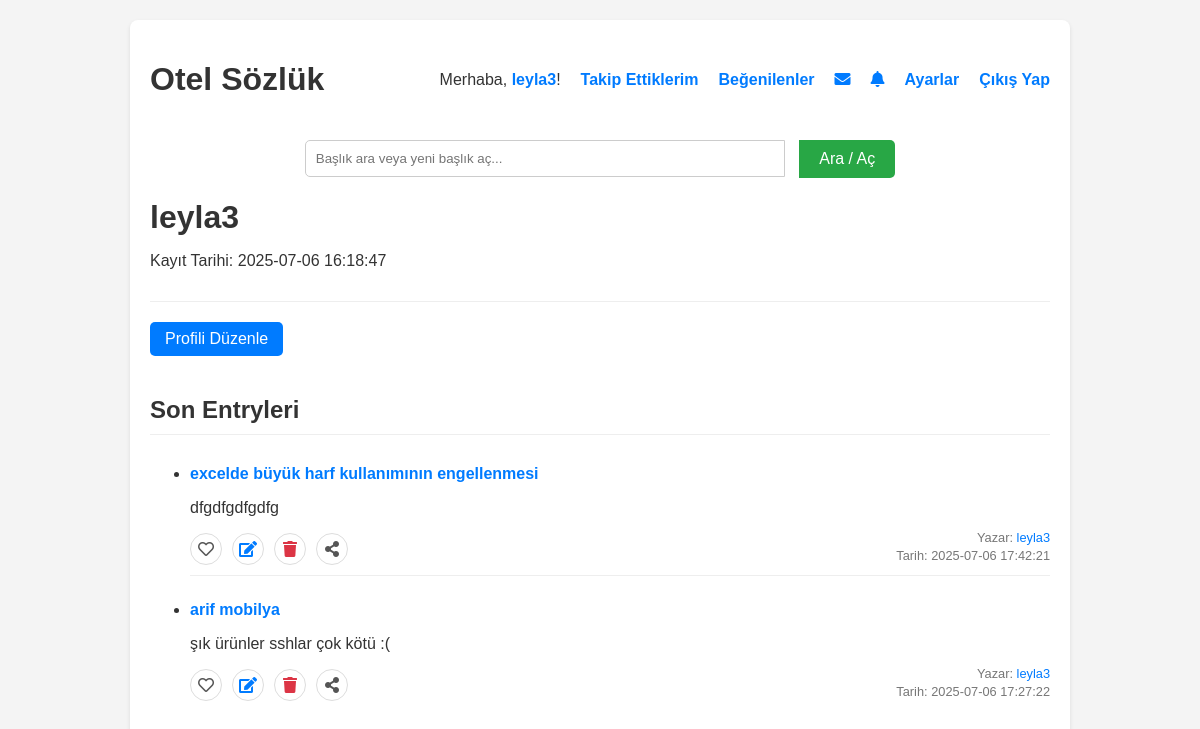
The page /profil/leyla3 (signed in) on the database as committed earlier.
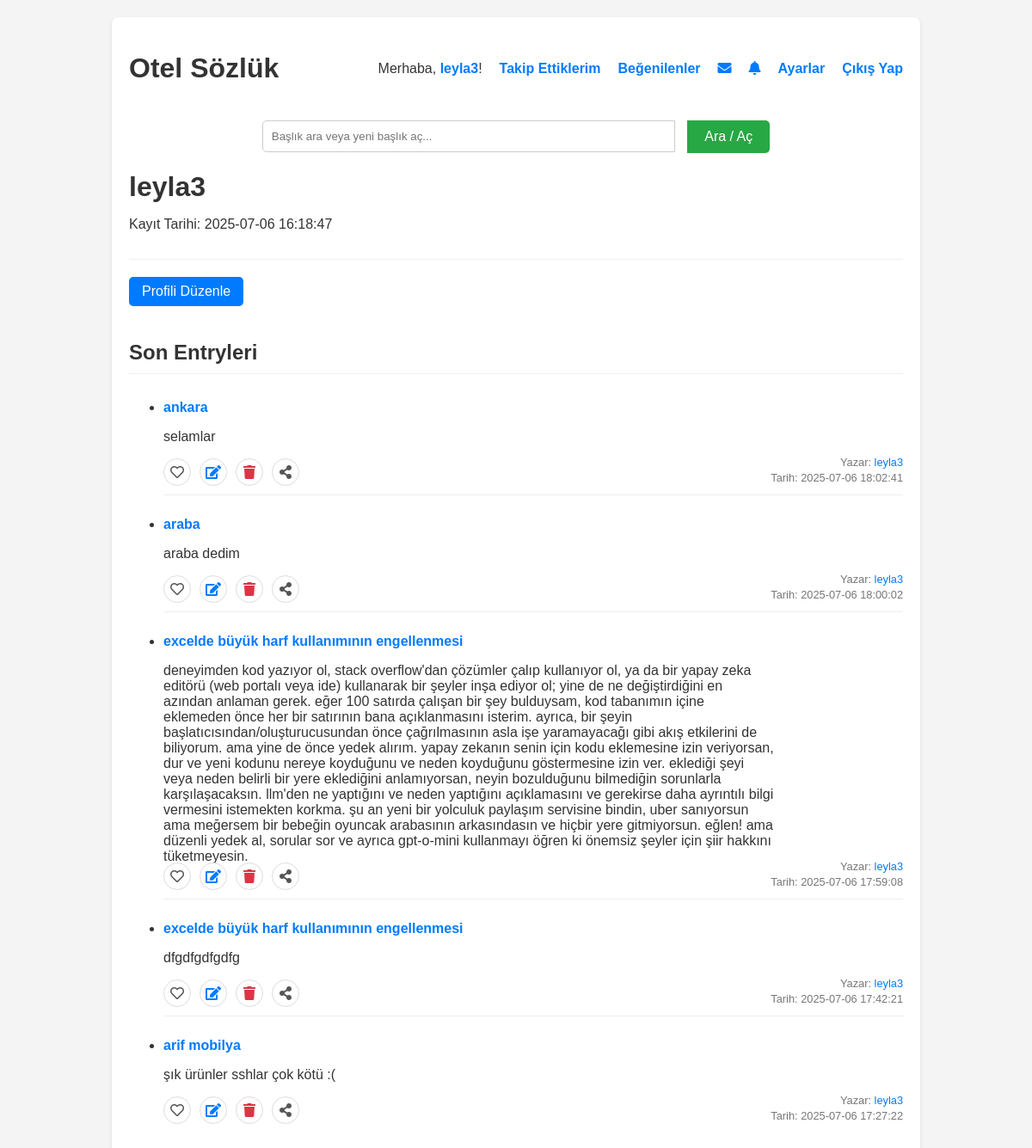
The same page on the database as committed later.
### tables this page shows
CREATE TABLE users (
            id INTEGER PRIMARY KEY AUTOINCREMENT,
            username TEXT NOT NULL UNIQUE,
            email TEXT NOT NULL UNIQUE,
            password_hash TEXT NOT NULL,
            bio TEXT DEFAULT '',
            kayit_tarihi TIMESTAMP DEFAULT CURRENT_TIMESTAMP,
            email_verified INTEGER DEFAULT 0,
            verification_code TEXT,
            is_admin INTEGER DEFAULT 0,
            is_moderator INTEGER DEFAULT 0,
            is_banned INTEGER DEFAULT 0
        );

CREATE TABLE entryler (
            id INTEGER PRIMARY KEY AUTOINCREMENT,
            entry_metni TEXT NOT NULL,
            baslik_id INTEGER NOT NULL,
            yazar_id INTEGER NOT NULL,
            tarih TIMESTAMP DEFAULT CURRENT_TIMESTAMP,
            is_deleted INTEGER DEFAULT 0,
            FOREIGN KEY (baslik_id) REFERENCES basliklar(id),
            FOREIGN KEY (yazar_id) REFERENCES users(id)
        );

CREATE TABLE basliklar (
            id INTEGER PRIMARY KEY AUTOINCREMENT,
            baslik_adi TEXT NOT NULL UNIQUE,
            entry_count INTEGER DEFAULT 0
        );

### yemeksozluk.py (the view)
@app.route('/profil/<username>')
def profil(username):
    with get_db_connection() as conn:
        user = conn.execute('SELECT * FROM users WHERE username = ?', (username,)).fetchone()
        if not user:
            flash('Kullanıcı bulunamadı!', 'error')
            return redirect(url_for('index'))
        is_following = False
        if is_logged_in():
            if session['user_id'] != user['id']:
                follow_check = conn.execute('SELECT 1 FROM follows WHERE follower_id = ? AND followed_id = ?',
                                             (session['user_id'], user['id'])).fetchone()
                if follow_check:
                    is_following = True
        entryler_data = conn.execute('''
            SELECT e.id, e.entry_metni, e.tarih, e.yazar_id, b.baslik_adi, b.id as baslik_id, u.username
            FROM entryler e
            JOIN basliklar b ON e.baslik_id = b.id
            JOIN users u ON e.yazar_id = u.id
            WHERE e.yazar_id = ?
            ORDER BY e.tarih DESC
            LIMIT 10
        ''', (user['id'],)).fetchall()
        entry_list = []
        if is_logged_in():
            current_user_id = session['user_id']
            for entry in entryler_data:
                liked = conn.execute('SELECT 1 FROM likes WHERE user_id = ? AND entry_id = ?',
                                     (current_user_id, entry['id'])).fetchone() is not None
                entry_dict = dict(entry) # Row objesini dict'e çevir
                entry_dict['liked_by_user'] = liked
                entry_list.append(entry_dict)
        else:
            for entry in entryler_data:
                entry_dict = dict(entry)
                entry_dict['liked_by_user'] = False
                entry_list.append(entry_dict)
    return render_template('profil.html', user=user, entryler=entry_list,
                           is_logged_in=is_logged_in(), is_following=is_following)

### yemeksozluk.py (called while the page is built)
@contextmanager
def get_db_connection():
    conn = sqlite3.connect(DATABASE, timeout=20.0)
    conn.row_factory = sqlite3.Row
    conn.execute('PRAGMA foreign_keys = ON')
    try:
        yield conn
    finally:
        conn.close()

def is_logged_in():
    return 'logged_in' in session and session['logged_in']

@app.before_request
def before_request():
    g.unread_notifications_count = 0
    g.unread_messages_count = 0
    if is_logged_in():
        with get_db_connection() as conn:
            user_id = session['user_id']
            notifications_count = conn.execute('SELECT COUNT(*) FROM notifications WHERE user_id = ? AND is_read = 0', (user_id,)).fetchone()[0]
            g.unread_notifications_count = notifications_count
            messages_count = conn.execute('SELECT COUNT(*) FROM messages WHERE receiver_id = ? AND is_read = 0', (user_id,)).fetchone()[0]
            g.unread_messages_count = messages_count

### templates/profil.html (shortened to what this page needs)
{% extends 'base.html' %}
{% block content %}
    <div class="profile-header">
        <h1>{{ user.username }}</h1>
        <p>Kayıt Tarihi: {{ user.kayit_tarihi }}</p>
    </div>
    <div class="profile-actions">
        {% if is_logged_in and session.user_id != user.id %}
            {% if is_following %}
                <a href="{{ url_for('takipten_cik', user_id=user.id) }}" class="btn unfollow-btn">Takipten Çık</a>
            {% else %}
                <a href="{{ url_for('takip_et', user_id=user.id) }}" class="btn follow-btn">Takip Et</a>
            {% endif %}
            <a href="{{ url_for('sohbet', other_user_id=user.id) }}" class="btn message-btn">Mesaj Gönder</a>
        {% elif is_logged_in and session.user_id == user.id %}
            <a href="{{ url_for('profil_duzenle') }}" class="btn">Profili Düzenle</a>
        {% endif %}
    </div>
    <h2>Son Entryleri</h2>
    {% if entryler %}
        <ul>
            {% for entry in entryler %}
                <li class="entry-item" id="entry-{{ entry.id }}">
                    <div class="entry-text">
                        <div class="entry-header" style="margin-bottom: 10px; font-weight: bold; color: #007bff;">
                            <a href="{{ url_for('baslik_detay', baslik_id=entry.baslik_id) }}" style="text-decoration: none; color: inherit;">{{ entry.baslik_adi }}</a>
                        </div>
                        <p>{{ entry.entry_metni }}</p>
                    </div>
                    <div class="entry-actions">
                        {% if is_logged_in %}
                            {% if entry.liked_by_user %}
                                <a href="{{ url_for('entry_begenmekten_vazgec', entry_id=entry.id) }}" class="liked" title="Beğeniyi Kaldır"><i class="fas fa-heart"></i></a>
                            {% else %}
                                <a href="{{ url_for('entry_begen', entry_id=entry.id) }}" title="Beğen"><i class="far fa-heart"></i></a>
                            {% endif %}
                            {% if entry.yazar_id == session.user_id %}
                                <a href="{{ url_for('entry_duzenle', entry_id=entry.id) }}" title="Düzenle" style="color: #007bff;"><i class="fas fa-edit"></i></a>
                                <a href="{{ url_for('entry_sil', entry_id=entry.id) }}" title="Sil" style="color: #dc3545;" onclick="return confirm('Bu entry\\'yi silmek istediğinizden emin misiniz?')"><i class="fas fa-trash"></i></a>
                            {% endif %}
                        {% else %}
                            <span style="color: #ccc; cursor: default;" title="Beğenmek için giriş yapın"><i class="far fa-heart"></i></span>
                        {% endif %}
                        <span class="share-btn" title="Paylaş"><i class="fas fa-share-alt"></i></span>
                    </div>
                    <div class="entry-info">
                        <p>Yazar: <a href="{{ url_for('profil', username=entry.username) }}">{{ entry.username }}</a></p>
                        <p>Tarih: {{ entry.tarih }}</p>
                    </div>
                </li>
            {% endfor %}
        </ul>
    {% endif %}
{% endblock %}

### templates/base.html (shortened to what this page needs)
<!DOCTYPE html>
<html lang="tr">
<head>
    <link rel="stylesheet" href="https://cdnjs.cloudflare.com/ajax/libs/font-awesome/5.15.4/css/all.min.css">
</head>
<body>
    <div class="container">
        <header>
            <h1><a href="/" style="text-decoration: none; color: #333;">Otel Sözlük</a></h1>
            <nav>
                <ul>
                    {% if is_logged_in %}
                        <li>Merhaba, <a href="{{ url_for('profil', username=session.username) }}">{{ session.username }}</a>!</li>
                        <li><a href="{{ url_for('takip_ettiklerim') }}">Takip Ettiklerim</a></li>
                        <li><a href="{{ url_for('begenilenler') }}">Beğenilenler</a></li>
                        <li class="message-icon">
                            <a href="{{ url_for('mesajlar') }}" title="Mesajlar">
                                <i class="fas fa-envelope"></i>
                            </a>
                        </li>
                        <li class="notification-icon">
                            <a href="{{ url_for('bildirimler') }}" title="Bildirimler">
                                <i class="fas fa-bell"></i>
                            </a>
                        </li>
                        <li><a href="{{ url_for('ayarlar') }}">Ayarlar</a></li>
                        <li><a href="{{ url_for('logout') }}">Çıkış Yap</a></li>
                    {% else %}
                        <li><a href="{{ url_for('register') }}">Kayıt Ol</a></li>
                        <li><a href="{{ url_for('login') }}">Giriş Yap</a></li>
                    {% endif %}
                </ul>
            </nav>
        </header>
        <div class="search-box">
            <div class="search-container">
                <form action="{{ url_for('arama') }}" method="POST" id="searchForm">
                    <input type="text" name="arama_terimi" id="searchInput" placeholder="Başlık ara veya yeni başlık aç..." value="{{ default_baslik_adi | default('') }}" autocomplete="off">
                    <input type="submit" value="Ara / Aç">
                </form>
            </div>
        </div>
        <main>
            {% block content %}{% endblock %}
        </main>
    </div>
</body>
</html>

### templates/base.html (style rules this page uses)
body { font-family: sans-serif; margin: 20px; background-color: #f4f4f4; color: #333; }
.container { max-width: 900px; margin: auto; background-color: #fff; padding: 20px; border-radius: 8px; box-shadow: 0 2px 4px rgba(0,0,0,0.1); }
header { display: flex; justify-content: space-between; align-items: center; margin-bottom: 20px; }
nav ul { list-style: none; padding: 0; margin: 0; display: flex; align-items: center; }
nav ul li { margin-left: 20px; position: relative; }
nav ul li a { text-decoration: none; color: #007bff; font-weight: bold; }
.search-box { margin-bottom: 20px; text-align: center; }
.search-box form { display: inline-block; width: 100%; max-width: 600px; }
.search-box input[type="text"] { width: calc(100% - 120px); padding: 10px; border: 1px solid #ccc; border-radius: 5px 0 0 5px; box-sizing: border-box; margin-right: 10px; }
.search-box input[type="submit"] { padding: 10px 20px; background-color: #28a745; color: white; border: none; border-radius: 0 5px 5px 0; cursor: pointer; font-size: 1em; vertical-align: top; }
.search-container { position: relative; display: inline-block; width: 100%; max-width: 600px; }
.notification-icon, .message-icon { position: relative; margin-left: 20px; cursor: pointer; color: #007bff; font-weight: bold; }

### templates/profil.html (style rules this page uses)
.profile-header { margin-bottom: 20px; border-bottom: 1px solid #eee; padding-bottom: 15px; }
.profile-header h1 { margin-bottom: 5px; }
.profile-actions { margin-top: 20px; margin-bottom: 30px; display: flex; gap: 10px; flex-wrap: wrap; }
.profile-actions .btn { display: inline-block; padding: 8px 15px; background-color: #007bff; color: white; text-decoration: none; border-radius: 5px; white-space: nowrap; }
.entry-item { margin-bottom: 15px; padding: 10px 0; position: relative; min-height: 100px; border-bottom: 1px solid #eee; }
.entry-item:last-child { border-bottom: none; }
.entry-text { margin-bottom: 30px; padding-right: 150px; }
.entry-info { position: absolute; bottom: 10px; right: 0px; text-align: right; font-size: 0.8em; color: #777; line-height: 1.3; }
.entry-info p { margin: 0; line-height: 1.4; }
.entry-info a { color: #007bff; text-decoration: none; }
.entry-actions { position: absolute; bottom: 10px; left: 0; display: flex; gap: 10px; }
.entry-actions a, .entry-actions span { display: inline-flex; align-items: center; justify-content: center; width: 30px; height: 30px; border: 1px solid #ddd; border-radius: 50%; text-decoration: none; color: #555; cursor: pointer; transition: all 0.2s ease; }
h2 { margin-top: 40px; border-bottom: 1px solid #eee; padding-bottom: 10px; }

Rows that differ between the two databases and show on the page:
added entryler: baslik_adi "ankara", entry_metni "selamlar", username "leyla3", tarih "2025-07-06 18:02:41"
added entryler: baslik_adi "araba", entry_metni "araba dedim", username "leyla3", tarih "2025-07-06 18:00:02"
added entryler: baslik_adi "excelde büyük harf kullanımının engellenmesi", entry_metni "deneyimden kod yazıyor ol, stack overflow'dan çözümler çalıp kullanıyor ol, ya da bir yapay zeka editörü (web portalı veya ide) kullanarak bir şeyler inşa ediyor ol; yine de ne değiştirdiğini en azından anlaman gerek. eğer 100 satırda çalışan bir şey bulduysam, kod tabanımın içine eklemeden önce her bir satırının bana açıklanmasını isterim. ayrıca, bir şeyin başlatıcısından/oluşturucusundan önce çağrılmasının asla işe yaramayacağı gibi akış etkilerini de biliyorum. ama yine de önce yedek alırım. yapay zekanın senin için kodu eklemesine izin veriyorsan, dur ve yeni kodunu nereye koyduğunu ve neden koyduğunu göstermesine izin ver. eklediği şeyi veya neden belirli bir yere eklediğini…", username "leyla3", tarih "2025-07-06 17:59:08"
